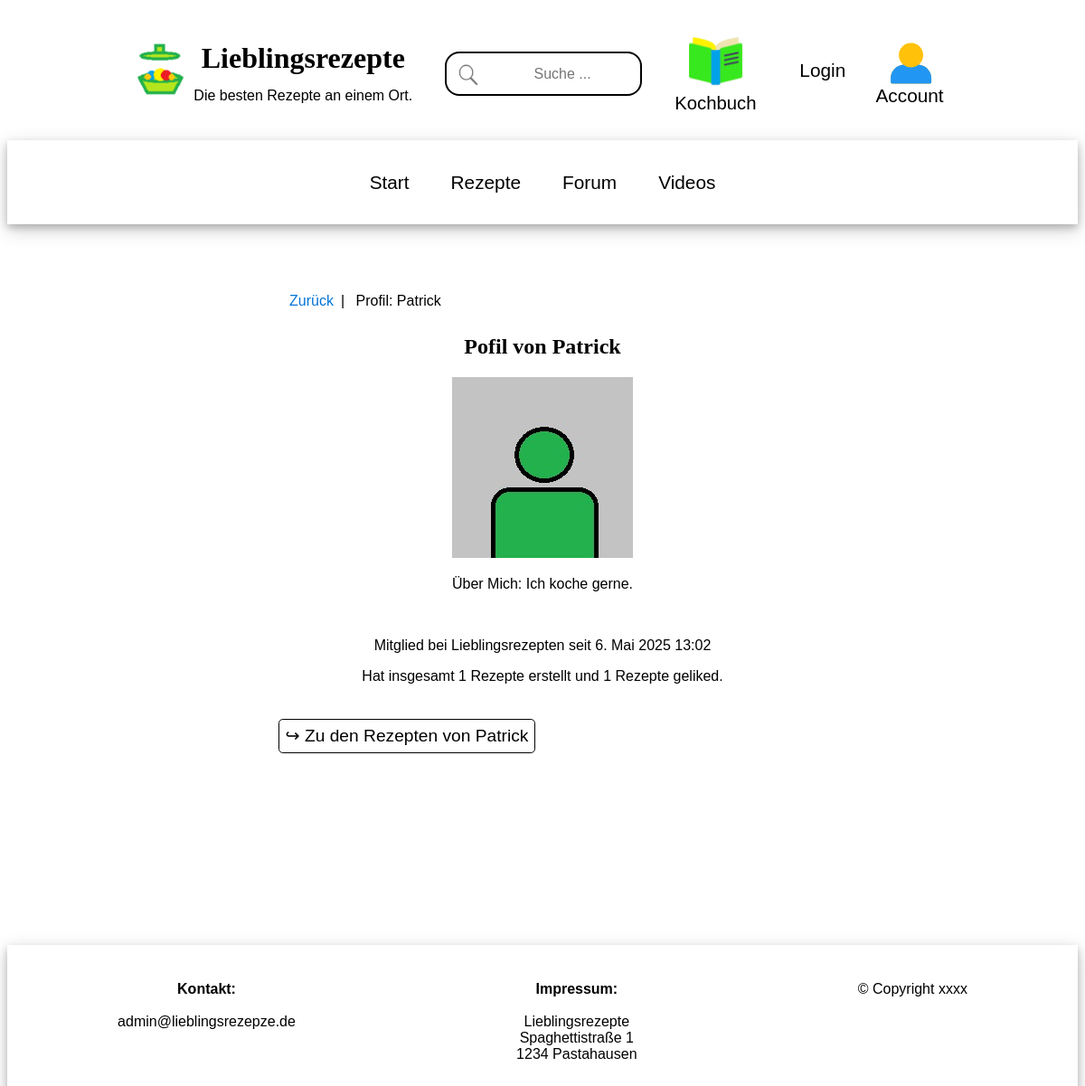
/user/profile/1/, run on an earlier commit of the app's database.
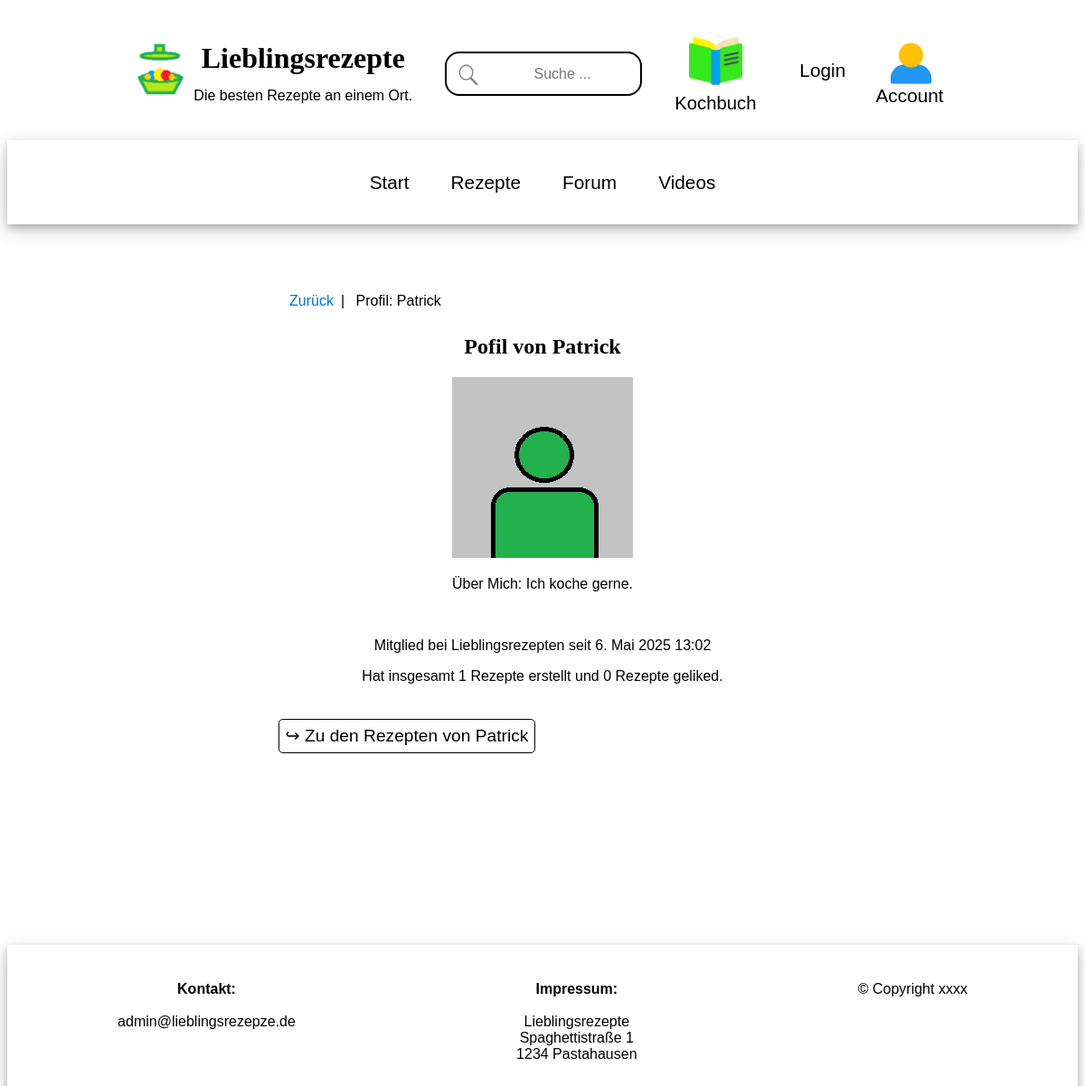
And on a later commit of the database.
### user_app/models.py (models this page shows)
class User(AbstractUser):
    name = models.CharField(max_length=200, null=True)
    email = models.EmailField(unique=True, null=True)
    biography = models.TextField(null=True)
    user_image = models.ImageField(null=True, default="users/avatar.jpg", upload_to="users")
    updated = models.DateTimeField(auto_now=True)
    created = models.DateTimeField(auto_now_add=True)
    USERNAME_FIELD = 'email'
    REQUIRED_FIELDS = ['username']

### user_app/views.py (the view)
# urls.py: path('profile/<str:pk>/', views.userProfile, name="user-profile"),
def userProfile(request, pk):
    user = User.objects.get(id=pk)
    recipes = user.recipe_set.all()
    context = {'user': user, "recipes": recipes}
    return render(request, 'user_app/profile_user.html', context)

### user_app/templates/user_app/profile_user.html (shortened to what this page needs)
{% extends 'main.html' %}
{% block content %}
<div class="main-container">
<div class="main-middle-column" style="margin-bottom:10em;">
    <ul class="breadcrumb">
        <li><a href="{{request.META.HTTP_REFERER}}">Zurück</a></li>
        <li>Profil: {{user.username}}</li>
    </ul>
    <div style="text-align:center;">
        <h2>Pofil von {{user.username}}</h2>
        {% if user.user_image %}
            <img src="{{ user.user_image.url }}" style="width: 200px; height: 200px;" >
        {% endif %}
        <p>
            Über Mich:
            {% if user.biography %}
                {{ user.biography }}
            {% endif %}
        </p>
        <br>
        <p>Mitglied bei Lieblingsrezepten seit {{user.created}} </p>
        <p>Hat insgesamt {{user.recipe_set.all.count}} Rezepte erstellt und {{user.likes.all.count|default_if_none:"0"}} Rezepte geliked.</p>
        <br>
        <div style="text-align:left;">
        <form method="GET" action="{% url 'recipes' %}">
              <button type="submit" name="q" value={{user.username}}>&#8618; Zu den Rezepten von {{user.username}}</button>
        </form>
        </div>
    </div>
</div>
</div>
{% endblock %}

What changed in the data, as far as the page shows it:
changed User "Patrick": likes.all.count "1" → "0"
